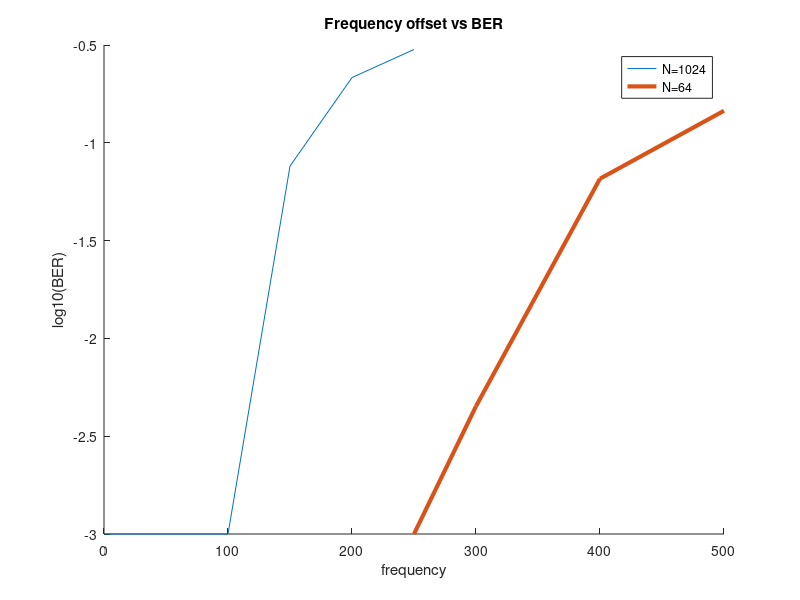

Write MATLAB code to recreate this figure.
f1024 = [ 0 20 50 100 150 200 250]
f64 = [250 300 400 500]

BER1024 = [1E-3  1E-3 1E-3 1E-3 0.076 0.2156 0.3]
BER64 = [1E-3 0.0045 0.065544 0.1458]

figure; hold on;
title('Frequency offset vs BER')
plot(f1024 , log10(BER1024) , f64 , log10(BER64) , 'LineWidth' , 3);
legend('N=1024' , 'N=64');
xlabel('frequency');
ylabel('log10(BER)');
hold off;